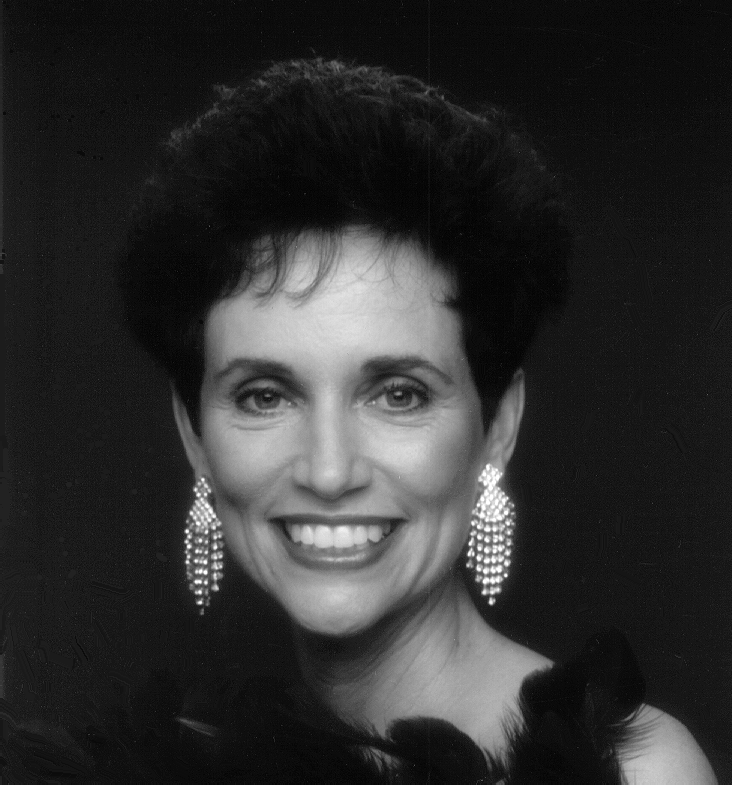
#> input picture week5/woman.png, 732 x 785 px
$ python ex05.py   (older library calls are emulated)
#> lines starting #> are read from the running program, lines starting #| are printed output that depends on the picture; after the words box and inside, x2 and y2 are one past the last pixel; in counts of white or black regions, pixels touching at a corner belong together
import numpy as np
from scipy.signal import convolve2d
import imageio
from skimage.util import random_noise
from skimage.filters import gaussian
from skimage.filters import sobel
from skimage.filters import laplace
from skimage.filters.rank import minimum, maximum
import matplotlib.pyplot as plt

# 1. Preparation
I = imageio.imread('woman.png')
#> I is the input picture: shape (785, 732); min 0, max 255, mean 46.4
N = random_noise(I, mode='gaussian', var=0.01)
S = gaussian(I, sigma=1.0)

fig, ax = plt.subplots(1,2)
ax[0].imshow(N, cmap='gray')
ax[0].set_title('Noisy')
ax[1].imshow(S, cmap='gray')
ax[1].set_title('Smoothed')
plt.show()
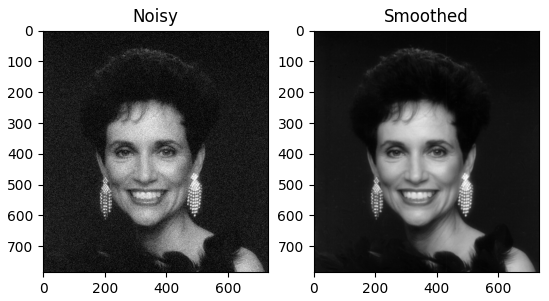
#> figure drawn by matplotlib, 2 panels


# 2. Sobel
Fn = sobel(N)
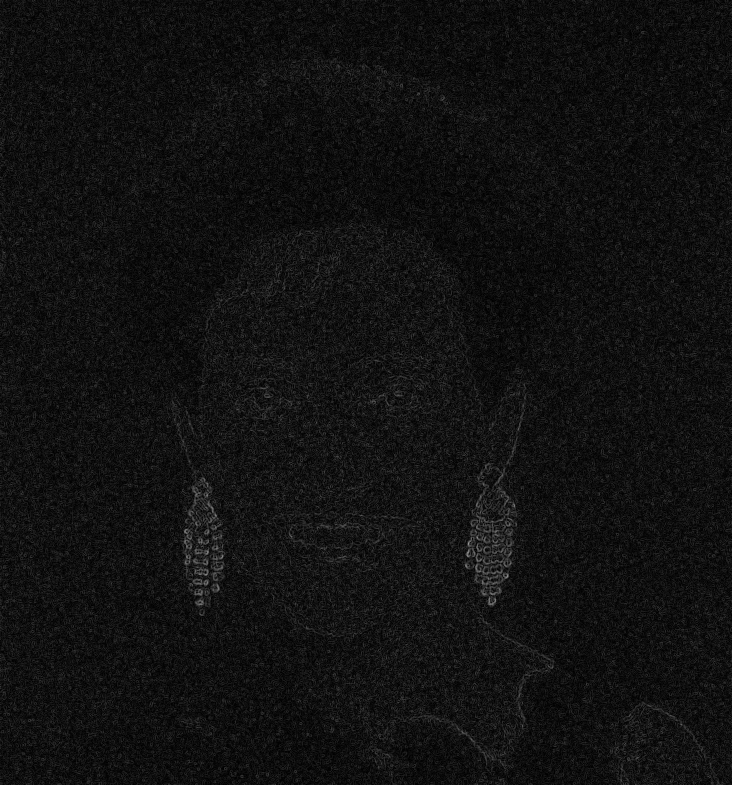
#> Fn: shape (785, 732) float64; min 0, max 0.598, mean 0.0688
Fs = sobel(S)


tn = 0.15
ts = 0.05

Bn = Fn > tn
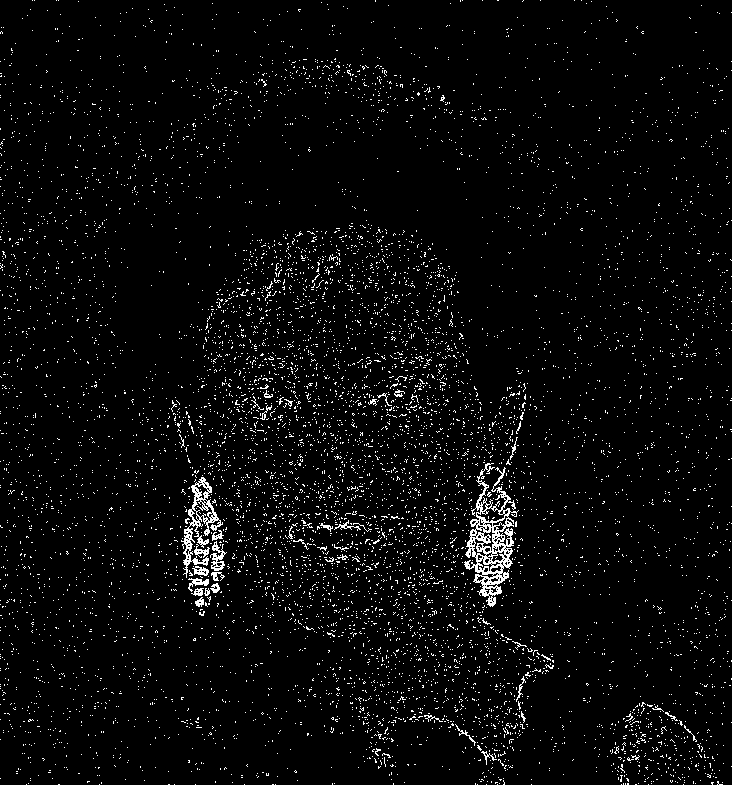
#> Bn: shape (785, 732) bool; 3.6% white in thin lines or dots
Bs = Fs > ts
#> Bs: shape (785, 732) bool; 3.7% white; 256 white regions (167 under 20 px), largest, box (x1, y1, x2, y2) and area: (464, 377, 527, 608) 4738, (171, 394, 225, 608) 3661, (285, 522, 391, 550) 1137

fig, ax = plt.subplots(2,2)
ax[0,0].imshow(Fn, cmap='gray')
ax[0,0].set_title('Sobel noisy')
ax[1,0].imshow(Fs, cmap='gray')
ax[1,0].set_title('Sobel smoothed')
ax[0,1].imshow(Bn, cmap='gray')
ax[0,1].set_title('Mask noisy')
ax[1,1].imshow(Bs, cmap='gray')
ax[1,1].set_title('Mask smoothed')
plt.show()

# 3. Laplacian
Ln = laplace(N)
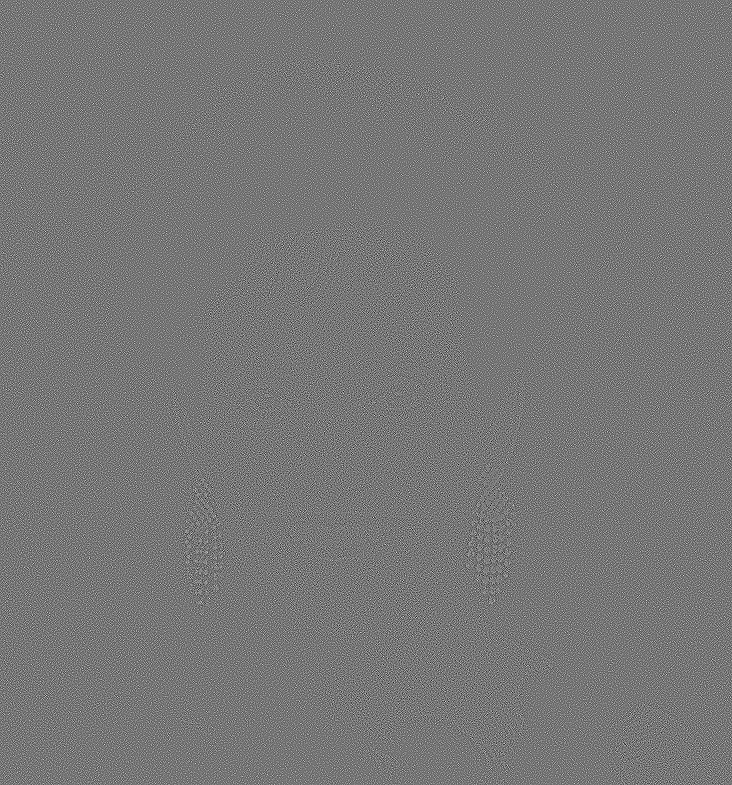
#> Ln: shape (785, 732) float64; min -1.85, max 2.1, mean 3.86e-21; drawn with min black and max white
Ls = laplace(S)
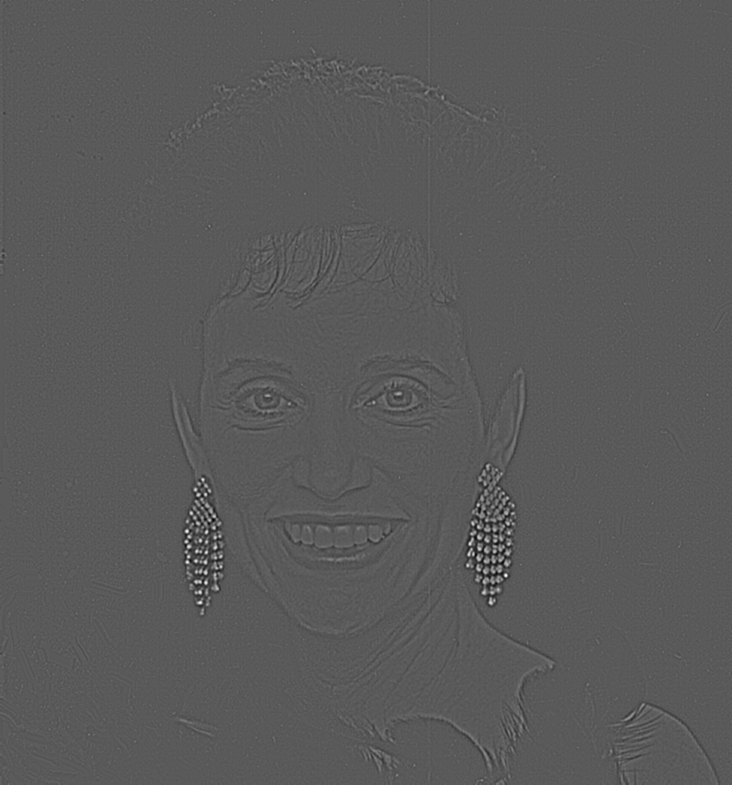
#> Ls: shape (785, 732) float64; min -0.173, max 0.316, mean 1.04e-20; drawn with min black and max white

# Detect zero-crossings
def zero_crossing(L, threshold=0.1):
#> called with threshold = 0.25
	h, w = L.shape
#> h = 785; w = 732
	B = np.zeros((h,w), dtype=np.bool) # initialize to false
	for i in range(1,h-1): # skip borders
		for j in range(1,w-1): # skip borders
			v = L[i,j] # value of this
			N = [n for n in [L[i-1,j], L[i+1,j], L[i,j-1], L[i,j+1]] if np.sign(v) != np.sign(n)]
			if len(N) > 0:
				m = np.abs(N).min()
				has_smallest_abs = np.abs(v) < m
				if has_smallest_abs:
					d = np.abs([v-n for n in N]).max()
					if d > threshold:
						B[i,j] = True
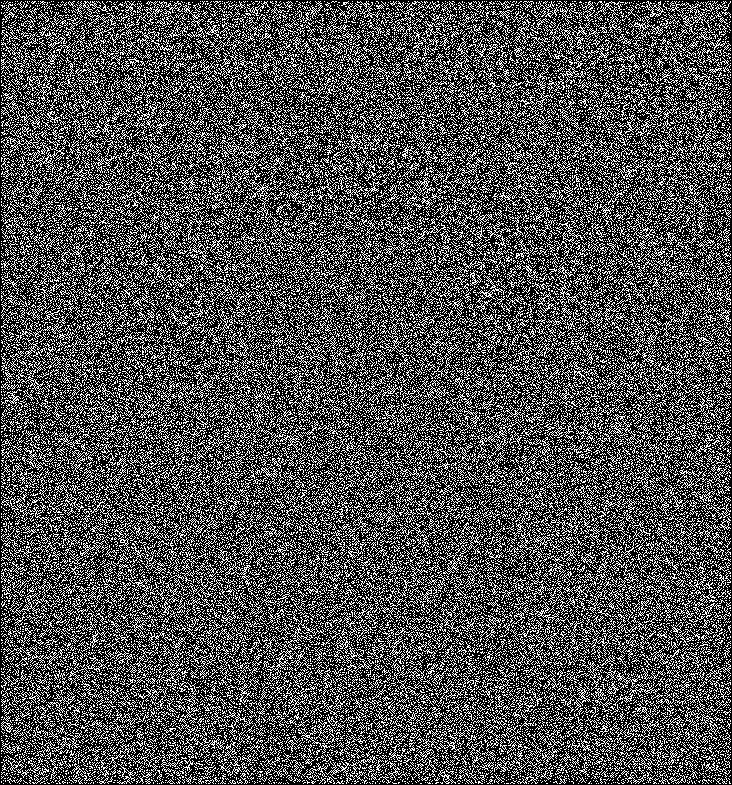
#> B: shape (785, 732) bool; 30.8% white in thin lines or dots
	return B

LBn = zero_crossing(Ln, threshold=0.25)
LBs = zero_crossing(Ls, threshold=0.02)
#> call 2 of zero_crossing, with threshold = 0.02
#> after the loop in zero_crossing (call 2), `for i in range(1,h-1):`:
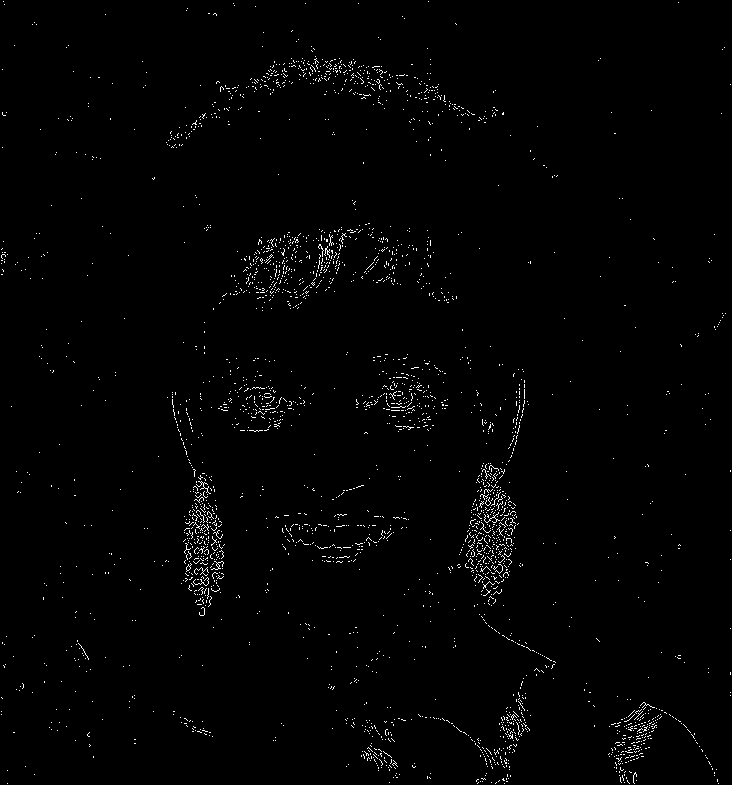
#> B: shape (785, 732) bool; 1.2% white in thin lines or dots


fig, ax = plt.subplots(2,2)
ax[0,0].imshow(Ln, cmap='gray')
ax[0,0].set_title('Laplace noisy')
ax[1,0].imshow(Ls, cmap='gray')
ax[1,0].set_title('Laplace smoothed')
ax[0,1].imshow(LBn, cmap='gray')
ax[0,1].set_title('Mask noisy')
ax[1,1].imshow(LBs, cmap='gray')
ax[1,1].set_title('Mask smoothed')
plt.show()
